Frame 1 (no input): blank canvas, image omitted
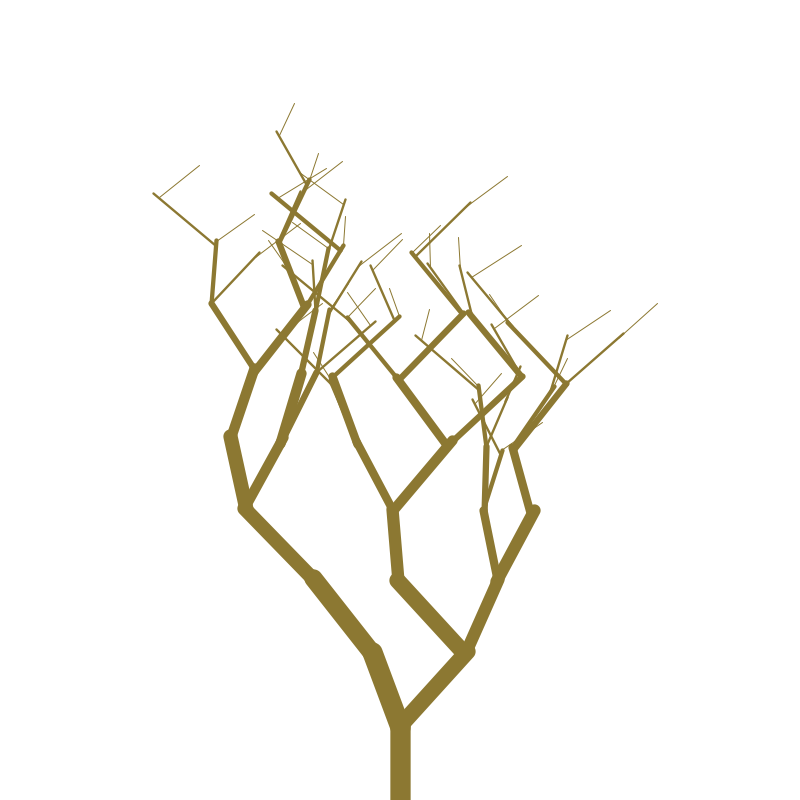
Frame 60 (the mouse pressed at the canvas centre just before this capture)
Frame 120 (the mouse held since frame 60 and released just before this capture): blank canvas, image omitted

The Processing sketch that drew this single still picture (run headless with seeded random() and noise(); from frame 60 on, the mouse is pressed at the canvas centre):

// Processing sketch: processing_184891
// ── processing_184891.pde

ArrayList<Tree> branches;


void setup(){
  //size of sketch, initial bgcolor
  size(800,800);
  background(255);
  
  //initialize array list
branches = new ArrayList<Tree>();

//add first snowflake object
branches.add(new Tree(width/2,height,0));
  
}

void draw(){
  //draw background
  background(255);
  
  for(int i = 0; i < branches.size(); i++){
    Tree branch = branches.get(i);  //name and initialize the new object!
    branch.update();
//    branch.displayLeaves();
    branch.displayBranches();
    print(branches.get(0).children + " ");
    println(branches.size());
   
    }
 // println(branches.size());
  
  if(branches.size()<150){
  for(int i = branches.size()-1; i < branches.size(); i++){    
   int branchNum = int(random(2));
      
   for(int j = 0; j < branchNum; j++){   
   if(branches.get(i).grown == 1){ 
     
     
     if(branches.get(i).children <= 3){
     branches.add(new Tree(branches.get(i).fEndX,branches.get(i).fEndY,1));
     }
     
     
     for(int a = 0; a < branches.size(); a++){
     branches.get(a).gaveBirth(); 
     }
     
   } 
   for(int k = 0; k < branches.size(); k++){
   if(i>k){
     if(branches.get(i).grown == 1){ 
       
        if(branches.get(i-(k+1)).children < 3){
    branches.add(new Tree(branches.get(i-(k+1)).fEndX,branches.get(i-(k+1)).fEndY,1));
        }
    
     for(int a = 0; a < branches.size(); a++){
//     branches.get(a).gaveBirth(); 
     }
   
   
     }
  }
  }

   }   
   }  
  }

//add a new snowflake each frame!  
if(mousePressed){
  setup();
}
  
}

class Tree {
  
  float posX;
  float posY;
  
  float endX;
  float endY;
  
  float fEndX;
  float fEndY;
  
  float ranY = 75;
  float ranX = 75;
  
  float radius;
  
  int grown = 0;
  
  float easing;
  
  int children;
  float fChildren;
 
 Tree(float x, float y, int n){
   
   easing = .5;
   
   posX = x;
   posY = y;
   
   fEndX = posX;
   fEndY = posY;
   
   if(n == 0){
   endX = posX;
   }else{
   endX = posX+random(-ranX,ranX);
   }
    
   
   float ss = map(branches.size(),0,200,0,75);
   
   
     
   endY = posY-random(75,ranY)+ss;  
 
 
   
 }
 
 void update(){
   
   float ee = map(branches.size(),0,200,.5,.0001);
   
   easing = ee;
  
   fEndX += (endX - fEndX) * easing;
   fEndY += (endY - fEndY) * easing;
   
   if(dist(fEndX,fEndY,endX,endY)<7){
     grown = 1;
   }else{
     grown = 0;
   }
   
 }
 
 void gaveBirth(){
   children += 1;
    
 }
 
 void displayBranches(){
   fChildren += (children - fChildren) * easing;
   stroke(140,120,50);
   strokeWeight(1+(fChildren*2));
   line(posX,posY,fEndX,fEndY);  
 }
 

  
}
